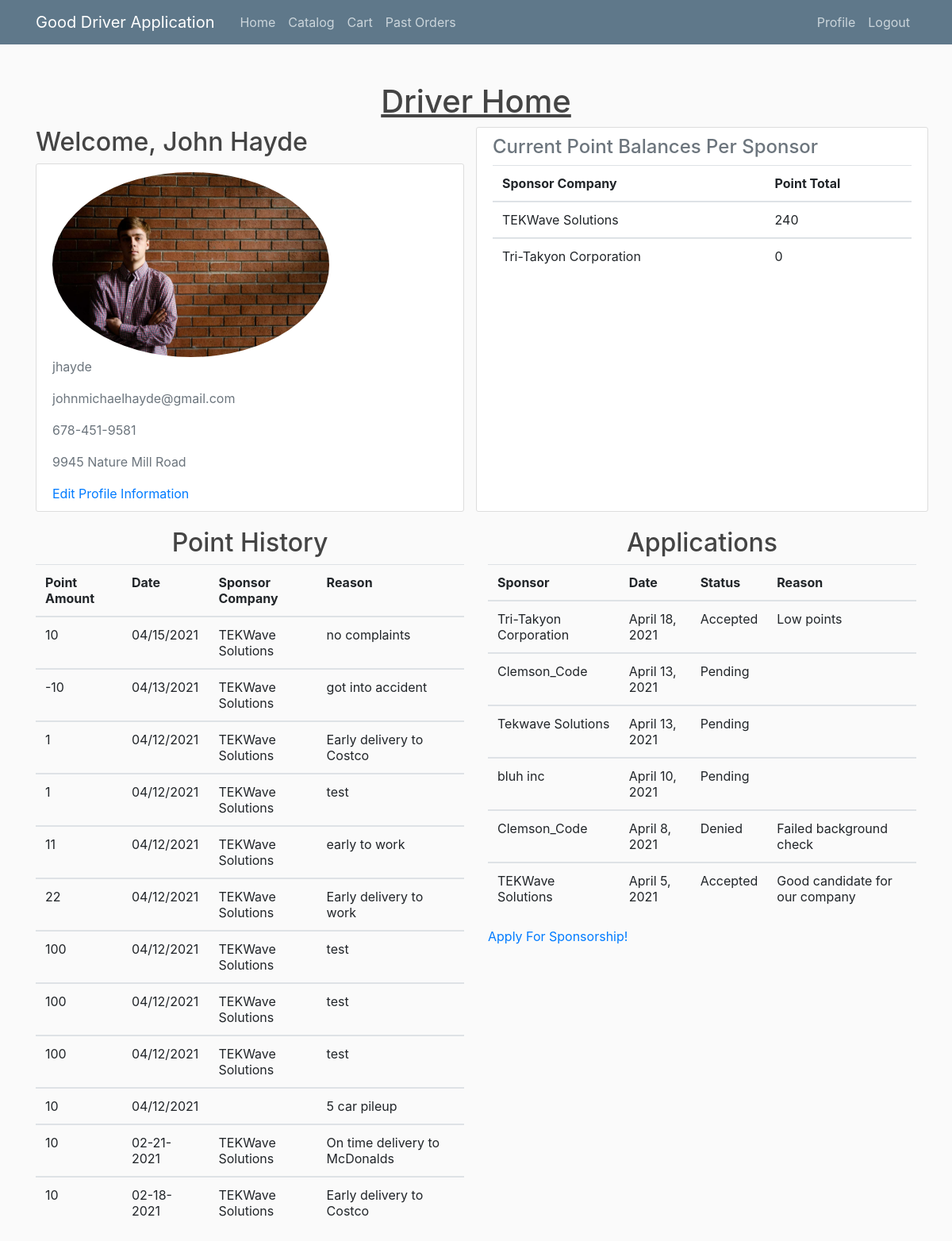
Page /driver_home/ (signed in) on the earlier database version.
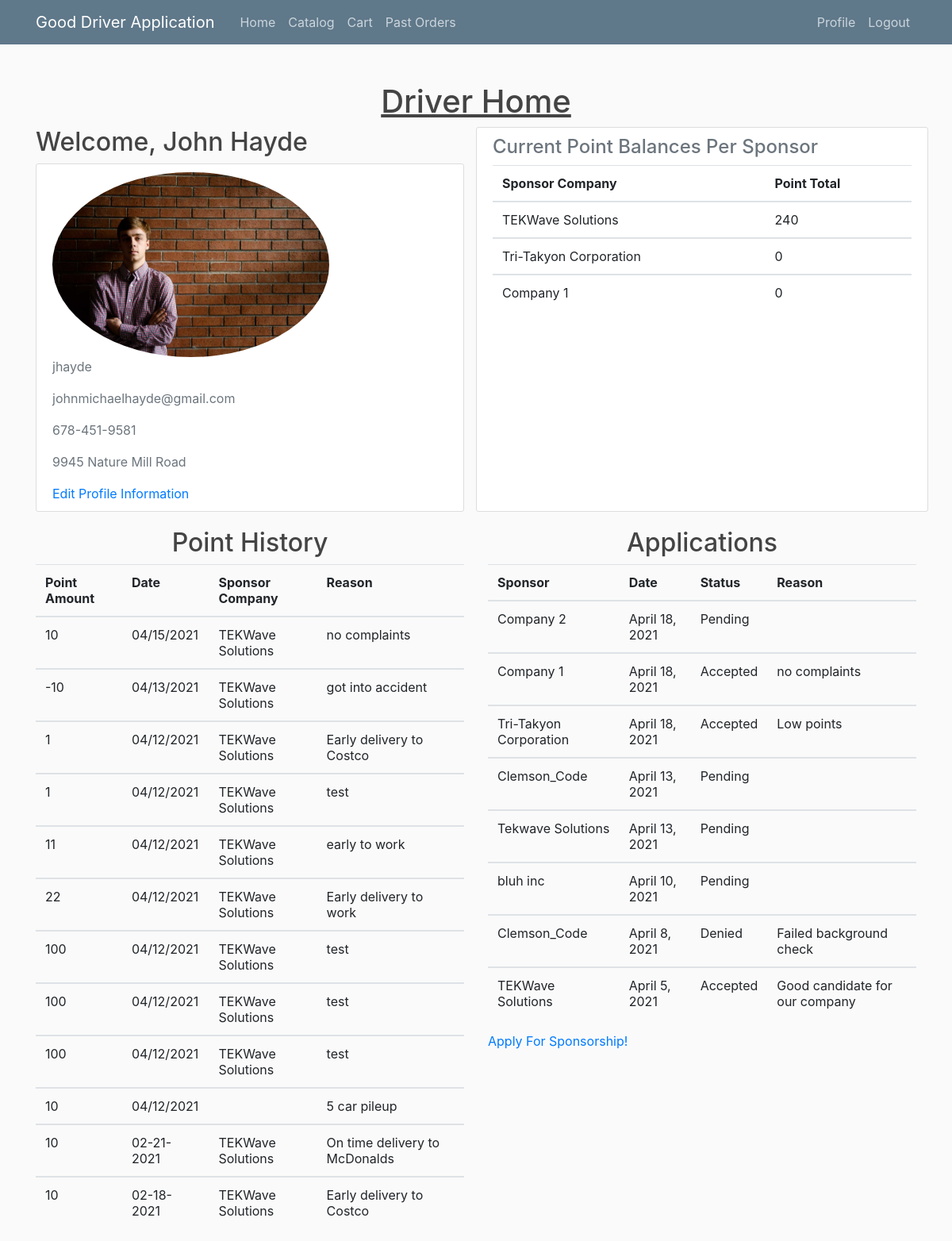
Same page on the later database version.
### users/models.py (models this page shows)
class Driver(models.Model):
	username = models.CharField(max_length=30)
	password = models.CharField(max_length=30)
	first_name = models.CharField(max_length=20)
	last_name = models.CharField(max_length=30)
	phone_num = models.CharField(max_length=15)
	email = models.CharField(max_length=30)
	address = models.CharField(max_length=50)
	security_question = models.CharField(max_length=60, default = "")
	security_answer = models.CharField(max_length=60, default = "")
	points = models.IntegerField(default=0)
	point_change_temp = models.IntegerField(default=0)
	sponsor = models.CharField(max_length=50, default = "")
	profile_photo = ResizedImageField(quality=50, default='default.jpg', upload_to='profile_photos')

class Sponsorship(models.Model):
	sponsor_company = models.CharField(max_length=30, default = "")
	driver = models.CharField(max_length=30)
	driver_points = models.IntegerField(default=0)
	price_scalar = models.FloatField(default=1)

class PointHist(models.Model):
    username = models.CharField(max_length=30)
    sponsor_username = models.CharField(max_length=30)
    sponsor_company = models.CharField(max_length=30, default="")
    date = models.CharField(max_length=30)
    points = models.IntegerField(default=0)
    reason = models.CharField(max_length=300)

class Application(models.Model):
	driver = models.CharField(max_length=30)
	sponsor_company = models.CharField(max_length=30, default="")
	date = models.DateField(auto_now_add=True)
	status = models.CharField(max_length=10)
	reason = models.CharField(max_length=300, default="")

### portal/views.py (the view)
# urls.py: path('driver_home/', views.driver_home, name='driver-home'),
def driver_home(request):
    user = request.user
    gUser = GenericUser.objects.get(username=user.username)
    userType = gUser.type
    if userType == 'Sponsor':
        print('Driver name is: \''+Sponsor.objects.get(username=user.username).driver_vicarious+'\'')
    if userType == 'Sponsor' and not Driver.objects.filter(username=Sponsor.objects.get(username=user.username).driver_vicarious).exists():
        return redirect('select-driver')
    stopUsername = ''
    stopUsername = request.POST.get('driver_username')
    if stopUsername != '' and stopUsername != None and userType == 'Sponsor':
        sponsorToClear = Sponsor.objects.get(username = request.user.username)
        sponsorToClear.driver_vicarious=''
        sponsorToClear.save()
        return redirect('sponsor-home')
    driver = driverGet(user)
    try:
        if userType == 'Sponsor':
            point_hist = PointHist.objects.filter(username=driver.username,sponsor_company=Sponsor.objects.get(username=user.username).sponsor_company)
        else:
            point_hist = PointHist.objects.filter(username=driver.username)
    except PointHist.DoesNotExist:
        point_hist = None
    try:
        if userType == 'Sponsor':
            applications = Application.objects.filter(driver=driver.username,sponsor_company=Sponsor.objects.get(username=user.username).sponsor_company)
        else:
            applications = Application.objects.filter(driver=driver.username)
    except Application.DoesNotExist:
        applications = None
    try:
        if userType == 'Sponsor':
            sponsor_list = Sponsorship.objects.filter(driver=driver.username,sponsor_company=Sponsor.objects.get(username=user.username).sponsor_company)
        else:
            sponsor_list = Sponsorship.objects.filter(driver=driver.username)
    except Sponsorship.DoesNotExist:
        sponsor_list = None
    data = {
        'driver':driver,
        'points': driver.points,
        'point_hist': point_hist,
        'first_name': driver.first_name,
        'last_name': driver.last_name,
        'phone_num': driver.phone_num,
        'address': driver.address,
        'profile_photo': driver.profile_photo.url,
        'applications': applications,
        'sponsor': driver.sponsor,
        'sponsor_list': sponsor_list,
        'realDriver': (userType == 'Driver'),
    }
    return render(request, 'portal/driver_home.html', data)

### portal/views.py (called while the page is built)
def driverGet(user):
    gUser = GenericUser.objects.get(username=user.username)
    if (gUser.type == 'Driver'):
        return Driver.objects.get(username=user.username)
    elif (gUser.type == 'Sponsor'):
        return Driver.objects.get(username=Sponsor.objects.get(username=user.username).driver_vicarious)

### portal/templates/portal/driver_home.html
{% extends "portal/base_driver.html" %}
{% load static %}
{% block content %}
	<div class="row">
		<div class="col-md-12 d-flex justify-content-center">
			<h1 style="text-decoration: underline;">Driver Home</h1>
		</div>
	</div>
	<div class="row">
		<div class="col-md-6">
			{% if realDriver %}
				<h2 class="account-heading">Welcome, {{ first_name }} {{ last_name }}</h2>
			{% else %}
				<h2 class="account-heading">Viewing as {{ first_name }} {{ last_name }}</h2>
				<form action="{% url 'driver-home' %}" method="POST">
					{% csrf_token %}
					<button type="submit" name="driver_username" value="{{ driver.username }}" class="btn btn-success">Stop Viewing as Driver</button>
				</form>
			{% endif %}
			<div class="content-section">
				<div class="media-body">
					<img class="rounded-circle account-img" width="70%" height="auto" src="{{ profile_photo }}">
					<p class="text-secondary">{{ driver.username }}</p>
					<p class="text-secondary">{{ driver.email }}</p>
					<p class="text-secondary">{{ phone_num }}</p>
					<p class="text-secondary">{{ address }}</p>
					<a href="{% url 'update-info' %}">Edit Profile Information</a>
				</div>
			</div>
		</div>
		<div class="col-md-6 content-section">
			<div class="media-heading">
				<h4 class="text-secondary">Current Point Balances Per Sponsor</h4>
				{% if sponsor_list %}
				<table class="table">
					<tr>
						<th scope="col">Sponsor Company</th>
						<th scope="col">Point Total</th>
					</tr>
					{% for sponsor in sponsor_list %}
						<tbody>
							<tr>
								<td>{{ sponsor.sponsor_company }}</td>
								<td>{{ sponsor.driver_points }}</td>
							</tr>
						</tbody>
					{% endfor %}
				</table>
				{% else %}
					<p>No sponsor point balances to display</p>
				{% endif %}
			</div>
		</div>
	</div>
	<div class="row">
		<div class="col-md-6">
			<h2 class="media-heading d-flex justify-content-center">Point History</h2>
			{% if point_hist %}
				<table class="table">
					<tr>
						<th scope="col">Point Amount</th>
						<th scope="col">Date</th>
						<th scope="col">Sponsor Company</th>
						<th scope="col">Reason</th>
					</tr>
					{% for item in point_hist reversed %}
						<tbody>
							<tr>
								<td>{{ item.points }}</td>
								<td>{{ item.date }}</td>
								<td>{{ item.sponsor_company }}</td>
								<td>{{ item.reason }}</td>
							</tr>
						</tbody>
					{% endfor %}
				</table>
			{% else %}
				<p class="text-secondary">No Point History To Display</p>
			{% endif %}
		</div>
		<div class="col-md-6">
			<h2 class="media-heading d-flex justify-content-center">Applications</h2>
			{% if applications %}
				<table class="table">
					<tr>
						<th scope="col">Sponsor</th>
						<th scope="col">Date</th>
						<th scope="col">Status</th>
						<th scope="col">Reason</th>
					</tr>
					{% for item in applications reversed %}
						<tbody>
							<tr>
								<td>{{ item.sponsor_company }}</td>
								<td>{{ item.date }}</td>
								<td>{{ item.status }}</td>
								<td>{{ item.reason }}</td>
							</tr>
						</tbody>
					{% endfor %}
				</table>
			{% else %}
				<p class="text-secondary">No Applications To Display</p>
			{% endif %}
			<a href="{% url 'apply' %}">Apply For Sponsorship!</a>
		</div>
	</div>
{% endblock content%}

### portal/templates/portal/base_driver.html (shortened to what this page needs)
{% load static %}
<!DOCTYPE html>
<html lang="en" dir="ltr">
	<head>
    <link rel="stylesheet" href="https://stackpath.bootstrapcdn.com/bootstrap/4.3.1/css/bootstrap.min.css">
		<link rel="stylesheet" type="text/css" href="{% static 'portal/main.css' %}">
	</head>
	<body>
		<header class="site-header">
      <nav class="navbar navbar-expand-md navbar-dark bg-steel fixed-top">
        <div class="container">
          <a class="navbar-brand mr-4" href="#">Good Driver Application</a>
          <div class="collapse navbar-collapse" id="navbarToggle">
			  <div class="navbar-nav mr-auto">
			  	<a class="nav-item nav-link" href="{% url 'portal_home' %}">Home</a>
			  	<a class="nav-item nav-link" href="{% url 'driver-catalogs' %}">Catalog</a>
				<a class="nav-item nav-link" href="{% url 'Cart' 1 %}">Cart</a>
				<a class="nav-item nav-link" href="{% url 'Order-History' 1 %}">Past Orders</a>
			  </div>
            <div class="navbar-nav">
							{% if user.is_authenticated %}
								<a class="nav-item nav-link" href="{% url 'home' %}">Profile</a>
								<a class="nav-item nav-link" href="{% url 'logout' %}">Logout</a>
							{% else %}
							<a class="nav-item nav-link" href="{% url 'login' %}">Login</a>
							{% endif %}
            </div>
          </div>
        </div>
      </nav>
    </header>
		<div class="container">
			{% block content %}{% endblock %}
		</div>
	</body>
</html>

### portal/static/portal/main.css (style rules this page uses)
body { background: #fafafa; color: #333333; margin-top: 5rem; }
h1, h2, h3, h4, h5, h6 { color: #444444; }
.bg-steel { background-color: #5f788a; }
.site-header .navbar-nav .nav-link { color: #cbd5db; }
.content-section { background: #ffffff; padding: 10px 20px; border: 1px solid #dddddd; border-radius: 3px; margin-bottom: 20px; }

Differences in the rows shown:
added Sponsorship: sponsor_company "Company 1", driver_points "0"
added Application: sponsor_company "Company 2", date "April 18, 2021", status "Pending"
added Application: sponsor_company "Company 1", date "April 18, 2021", status "Accepted", reason "no complaints"
